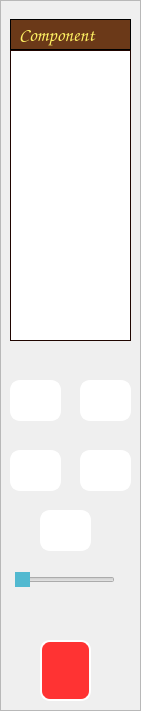
   <widget class="QFrame" name="tableViewFrame">
    <property name="geometry">
     <rect>
      <x>10</x>
      <y>10</y>
      <width>141</width>
      <height>711</height>
     </rect>
    </property>
    <property name="styleSheet">
     <string notr="true">QFrame#tableViewFrame{
background-color: rgb(136, 136, 136);
border:2px solid #515151;
}
</string>
    </property>
    <property name="frameShape">
     <enum>QFrame::StyledPanel</enum>
    </property>
    <property name="frameShadow">
     <enum>QFrame::Raised</enum>
    </property>
    <widget class="QTableWidget" name="componentListTable">
     <property name="geometry">
      <rect>
       <x>10</x>
       <y>50</y>
       <width>121</width>
       <height>291</height>
      </rect>
     </property>
     <property name="autoFillBackground">
      <bool>true</bool>
     </property>
     <property name="styleSheet">
      <string notr="true">selection-background-color: rgb(117, 177, 255);
font: 10pt &quot;Comic Sans MS&quot;;
color:rgb(31, 5, 0)</string>
     </property>
     <property name="frameShape">
      <enum>QFrame::Box</enum>
     </property>
     <property name="frameShadow">
      <enum>QFrame::Plain</enum>
     </property>
     <property name="alternatingRowColors">
      <bool>true</bool>
     </property>
    </widget>
    <widget class="QPushButton" name="exitButton">
     <property name="geometry">
      <rect>
       <x>40</x>
       <y>640</y>
       <width>51</width>
       <height>61</height>
      </rect>
     </property>
     <property name="styleSheet">
      <string notr="true">QPushButton#exitButton{
background-color: #ff3333;
border: 2px solid white;
border-radius: 10px;
}
QPushButton#exitButton:hover{
background-color: #ff3333;
border: 2px solid black;
border-radius: 10px;
}</string>
     </property>
     <property name="text">
      <string/>
     </property>
    </widget>
    <widget class="QPushButton" name="saveButton">
     <property name="geometry">
      <rect>
       <x>10</x>
       <y>380</y>
       <width>51</width>
       <height>41</height>
      </rect>
     </property>
     <property name="styleSheet">
      <string notr="true">QPushButton#saveButton{
background-color: rgb(255, 255, 255);
border: 2px solid white;
border-radius: 10px;
}
QPushButton#saveButton:hover{
border: 2px solid #23bcbe;
border-radius: 10px;
}</string>
     </property>
     <property name="text">
      <string/>
     </property>
    </widget>
    <widget class="QPushButton" name="openFileButton">
     <property name="geometry">
      <rect>
       <x>80</x>
       <y>380</y>
       <width>51</width>
       <height>41</height>
      </rect>
     </property>
     <property name="styleSheet">
      <string notr="true">QPushButton#openFileButton{
background-color: rgb(255, 255, 255);
border: 2px solid white;
border-radius: 10px;
}
QPushButton#openFileButton:hover{
border: 2px solid #ffc781;
border-radius: 10px;
}</string>
     </property>
     <property name="text">
      <string/>
     </property>
    </widget>
    <widget class="QLabel" name="label">
     <property name="geometry">
      <rect>
       <x>10</x>
       <y>19</y>
       <width>121</width>
       <height>31</height>
      </rect>
     </property>
     <property name="font">
      <font>
       <family>Comic Sans MS</family>
       <pointsize>14</pointsize>
       <weight>50</weight>
       <italic>false</italic>
       <bold>false</bold>
      </font>
     </property>
     <property name="styleSheet">
      <string notr="true">background-color: rgb(107, 57, 24);
font: 14pt &quot;Comic Sans MS&quot;;
border: 1px solid black;
color: rgb(255, 242, 99);</string>
     </property>
     <property name="text">
      <string> Component</string>
     </property>
    </widget>
    <widget class="QPushButton" name="gridButton">
     <property name="geometry">
      <rect>
       <x>10</x>
       <y>450</y>
       <width>51</width>
       <height>41</height>
      </rect>
     </property>
     <property name="styleSheet">
      <string notr="true">QPushButton#gridButton{
background-color: rgb(255, 255, 255);
border: 2px solid white;
border-radius: 10px;
}
QPushButton#gridButton:hover{
border: 2px solid #ffc781;
border-radius: 10px;
}</string>
     </property>
     <property name="text">
      <string/>
     </property>
    </widget>
    <widget class="QPushButton" name="lineBoardButton">
     <property name="geometry">
      <rect>
       <x>80</x>
       <y>450</y>
       <width>51</width>
       <height>41</height>
      </rect>
     </property>
     <property name="styleSheet">
      <string notr="true">QPushButton#lineBoardButton{
background-color: rgb(255, 255, 255);
border: 2px solid white;
border-radius: 10px;
}
QPushButton#lineBoardButton:hover{
border: 2px solid #23bcbe;
border-radius: 10px;
}</string>
     </property>
     <property name="text">
      <string/>
     </property>
    </widget>
    <widget class="QPushButton" name="plainBoardButton">
     <property name="geometry">
      <rect>
       <x>40</x>
       <y>510</y>
       <width>51</width>
       <height>41</height>
      </rect>
     </property>
     <property name="styleSheet">
      <string notr="true">QPushButton#plainBoardButton{
background-color: rgb(255, 255, 255);
border: 2px solid white;
border-radius: 10px;
}
QPushButton#plainBoardButton:hover{
border: 2px solid #23bcbe;
border-radius: 10px;
}</string>
     </property>
     <property name="text">
      <string/>
     </property>
    </widget>
    <widget class="QSlider" name="pageLineMarginSlider">
     <property name="geometry">
      <rect>
       <x>15</x>
       <y>570</y>
       <width>100</width>
       <height>19</height>
      </rect>
     </property>
     <property name="toolTip">
      <string>&lt;html&gt;&lt;head/&gt;&lt;body&gt;&lt;p&gt;Width Slider&lt;/p&gt;&lt;/body&gt;&lt;/html&gt;</string>
     </property>
     <property name="styleSheet">
      <string notr="true">QSlider::handle:horizontal#pageLineMarginSlider{
border:2px solid rgb(82, 185, 208);
background-color:rgb(82, 185, 208);
}</string>
     </property>
     <property name="orientation">
      <enum>Qt::Horizontal</enum>
     </property>
    </widget>
   </widget>
